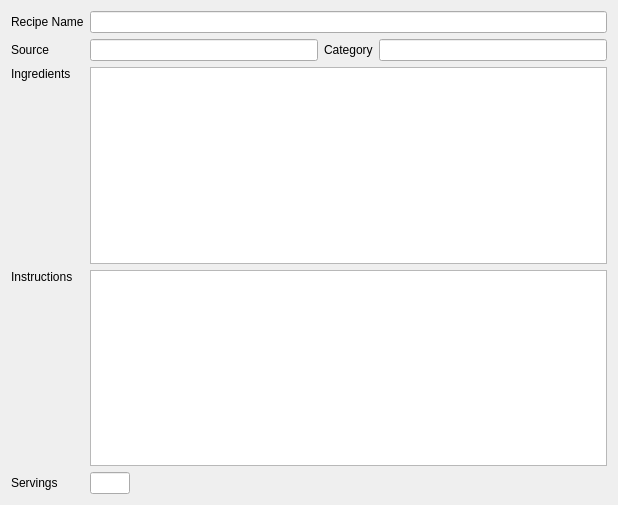
<?xml version="1.0" encoding="UTF-8"?>
<ui version="4.0">
 <class>QtImportRecipe</class>
 <widget class="QWidget" name="QtImportRecipe">
  <property name="geometry">
   <rect>
    <x>0</x>
    <y>0</y>
    <width>618</width>
    <height>505</height>
   </rect>
  </property>
  <property name="minimumSize">
   <size>
    <width>618</width>
    <height>505</height>
   </size>
  </property>
  <property name="windowTitle">
   <string>Form</string>
  </property>
  <layout class="QGridLayout" name="gridLayout">
   <item row="0" column="0">
    <widget class="QLabel" name="label">
     <property name="text">
      <string>Recipe Name</string>
     </property>
    </widget>
   </item>
   <item row="0" column="1" colspan="3">
    <widget class="QLineEdit" name="recipeNameTxt"/>
   </item>
   <item row="1" column="0">
    <widget class="QLabel" name="label_4">
     <property name="text">
      <string>Source</string>
     </property>
    </widget>
   </item>
   <item row="1" column="1">
    <widget class="QLineEdit" name="sourceTxt"/>
   </item>
   <item row="1" column="2">
    <widget class="QLabel" name="label_5">
     <property name="text">
      <string>Category</string>
     </property>
    </widget>
   </item>
   <item row="1" column="3">
    <widget class="QLineEdit" name="categoryTxt"/>
   </item>
   <item row="2" column="0">
    <widget class="QLabel" name="label_2">
     <property name="text">
      <string>Ingredients</string>
     </property>
    </widget>
   </item>
   <item row="3" column="0">
    <spacer name="verticalSpacer">
     <property name="orientation">
      <enum>Qt::Vertical</enum>
     </property>
     <property name="sizeHint" stdset="0">
      <size>
       <width>20</width>
       <height>179</height>
      </size>
     </property>
    </spacer>
   </item>
   <item row="4" column="0">
    <widget class="QLabel" name="label_3">
     <property name="text">
      <string>Instructions</string>
     </property>
    </widget>
   </item>
   <item row="4" column="1" rowspan="2" colspan="3">
    <widget class="QTextEdit" name="instructionsTxt"/>
   </item>
   <item row="5" column="0">
    <spacer name="verticalSpacer_2">
     <property name="orientation">
      <enum>Qt::Vertical</enum>
     </property>
     <property name="sizeHint" stdset="0">
      <size>
       <width>20</width>
       <height>178</height>
      </size>
     </property>
    </spacer>
   </item>
   <item row="6" column="0">
    <widget class="QLabel" name="label_6">
     <property name="text">
      <string>Servings</string>
     </property>
    </widget>
   </item>
   <item row="6" column="1">
    <widget class="QLineEdit" name="servingsTxt">
     <property name="sizePolicy">
      <sizepolicy hsizetype="Fixed" vsizetype="Fixed">
       <horstretch>0</horstretch>
       <verstretch>0</verstretch>
      </sizepolicy>
     </property>
     <property name="maximumSize">
      <size>
       <width>40</width>
       <height>16777215</height>
      </size>
     </property>
    </widget>
   </item>
   <item row="2" column="1" rowspan="2" colspan="3">
    <widget class="QTableView" name="tableView"/>
   </item>
  </layout>
 </widget>
 <resources/>
 <connections/>
</ui>
